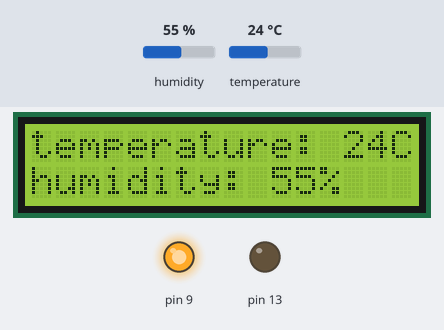
The sketch below on a simulated Arduino Uno, built with avr-gcc and run on an emulated ATmega328P. On the bench: 16×2 character LCD, output pins drawn as LEDs (lit = HIGH). The inputs (shaded band) are chosen by the test bench; at power-on: temperature 24 °C, humidity 55 %. What the sketch prints to the serial monitor is not drawn.

Above: at 5.9 s.
6.0 s: temperature set to 36 °C
At 11.2 s:
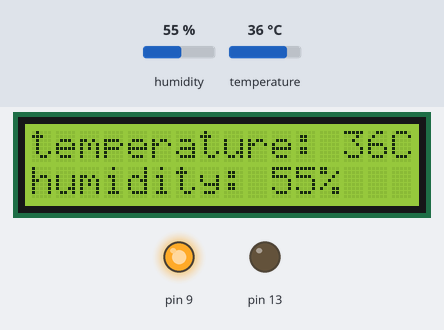
12.1 s: temperature set to 39 °C
At 21.6 s:
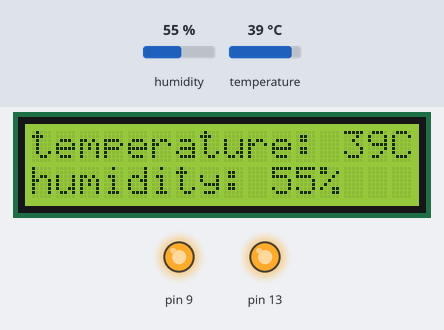
21.9 s: humidity set to 58 %
At 27.0 s:
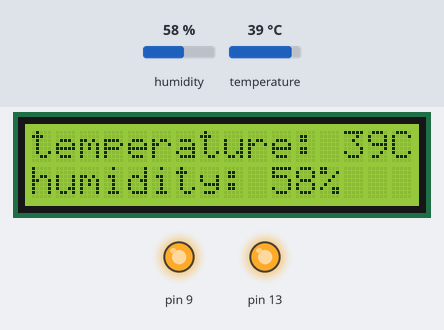
28.0 s: humidity set to 61 %
At 36.4 s:
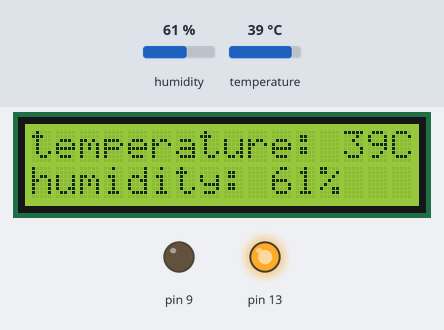
Timing chart, 0 to 37.9 s (numbered marks = the images above; inputs shaded):
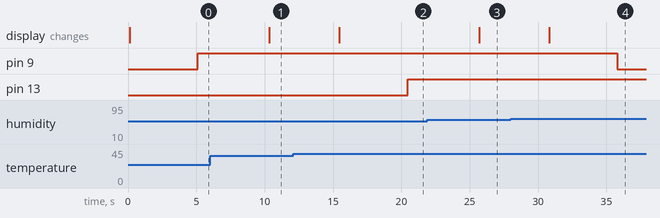

The sketch:

incubatorfinal.ino
```cpp
#include <SimpleDHT.h>
#include <Wire.h>
#include <LiquidCrystal_I2C.h>


// for DHT11,
//      VCC: 5V or 3V
//      GND: GND
//      DATA: 2
int pinDHT11 = 2;
SimpleDHT11 dht11(pinDHT11);
LiquidCrystal_I2C lcd(0x27, 16, 2);

void setup() {
  Serial.begin(115200);
  pinMode(13, OUTPUT);
  pinMode(9, OUTPUT);
}

void loop() {
  // start working...
  Serial.println("=================================");
  Serial.println("Sample DHT11...");

  // read without samples.
  byte temperature = 0;
  byte humidity = 0;
  int err = SimpleDHTErrSuccess;
  if ((err = dht11.read(&temperature, &humidity, NULL)) != SimpleDHTErrSuccess) {
    Serial.print("Read DHT11 failed, err="); Serial.println(err);delay(5000);
    return;
  }


    lcd.begin();

  // Turn on the blacklight and print a message.
  lcd.backlight();
  lcd.print("temperature: "); lcd.print((int)temperature);
   lcd.print("C");
  lcd.setCursor(0, 1);
  lcd.print("humidity: ");
  lcd.print((int)humidity);
  lcd.print("%");
  delay(5000);

 if(temperature>37)
 {
  digitalWrite(13, HIGH);
 }
else
{
   digitalWrite(13, LOW);
}

if(humidity<60)
 {
   digitalWrite(9, HIGH);
 }
else
{
 digitalWrite(9, LOW);
}


}
```

Measured:
- the behaviour switches between 37 and 38 °C on temperature (found by bisection; images 1 and 2)
- the behaviour switches between 59 and 60 % on humidity (found by bisection; images 3 and 4)
- after the input at 6.0 s, the display: changes after 4.3 s (image 1)
- after the input at 12.1 s, pin 13: LOW → HIGH after 8.4 s; the display: changes after 3.4 s (image 2)
- after the input at 21.9 s, the display: changes after 3.8 s (image 3)
- after the input at 28.0 s, pin 9: HIGH → LOW after 7.8 s; the display: changes after 2.8 s (image 4)
